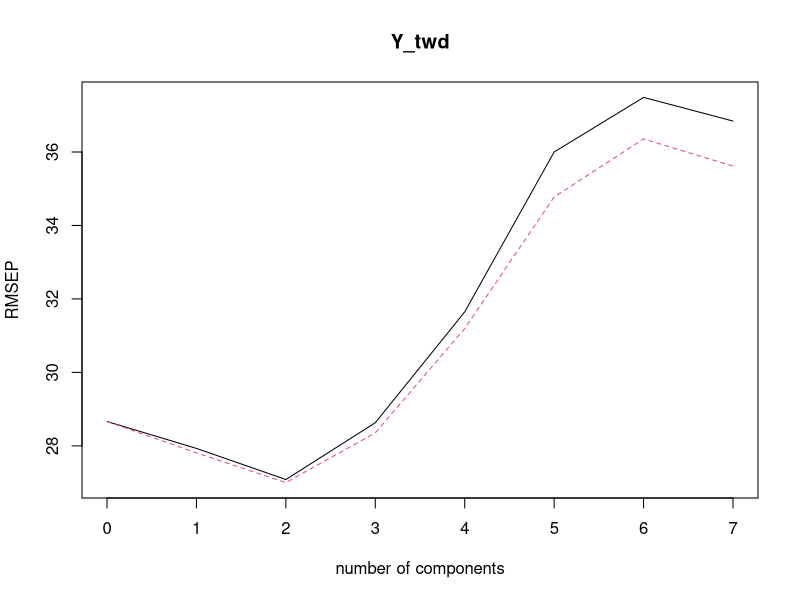
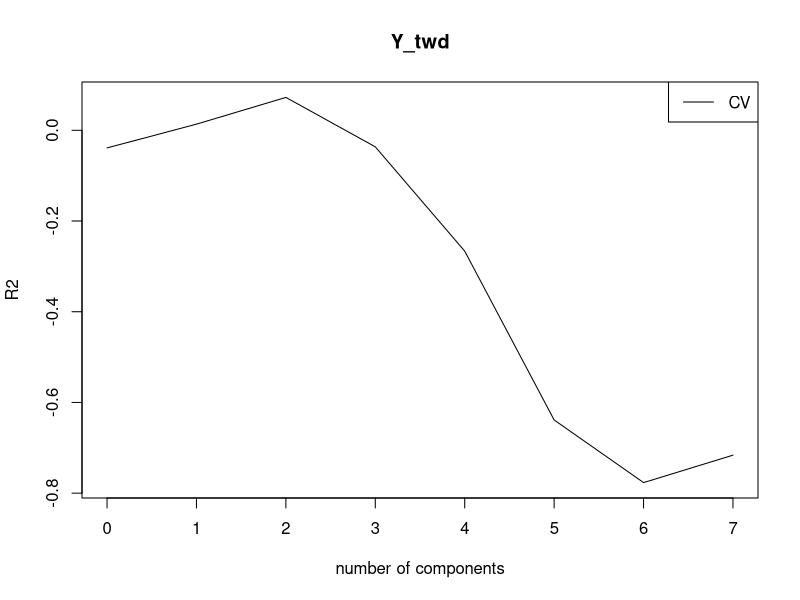
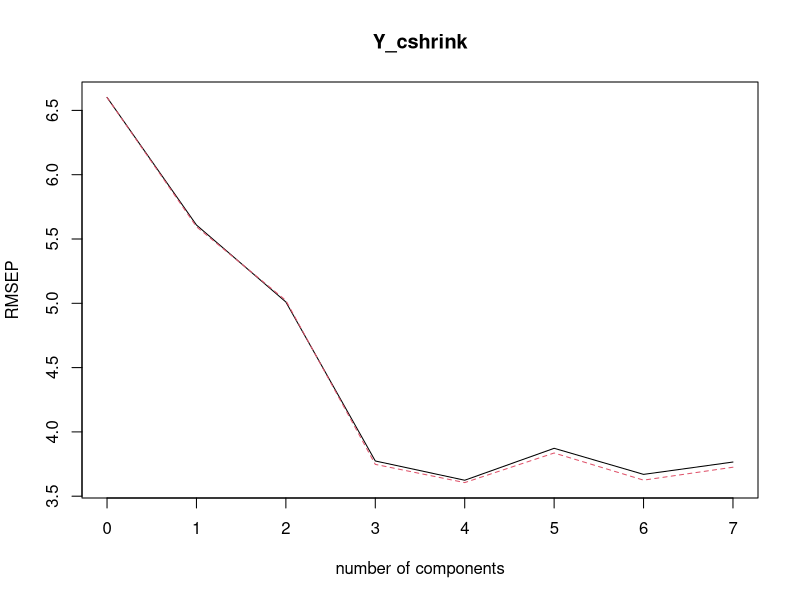
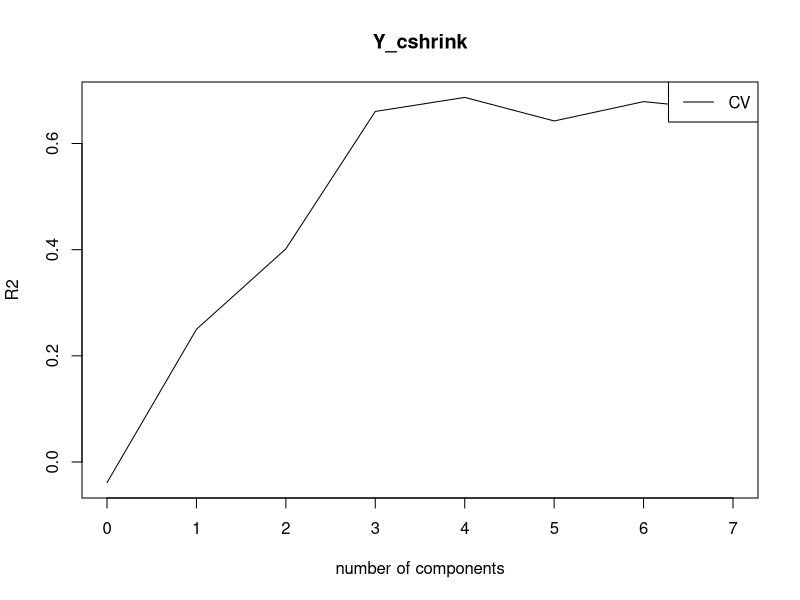

Reproduce these figures in R, in order. (Note: this script raises an error after producing the figures.)
# Set working directory to coastalspruce repo

## Read in spectra + dendro data
# These are the resampled spectral libraries, VIs, and dendro metrics for each spruce crown
dendro_spectra <- read.csv(
  file = "./data/dendro_spectra_joined.csv",
  check.names = FALSE,
  stringsAsFactors = FALSE
)

##############################################################################
################# PLSR MODELS TO PREDICT DENDRO ATTRIBUTES ####################
#install.packages("pls")
library(pls)

# Select spectral predictors - 1 nm spectral library
X <- dendro_spectra[, paste0("1nm_", 398:999)]

# remove rows with missing data (if any)
complete_idx <- complete.cases(X, dendro_spectra$TWD_drone, dendro_spectra$cshrink)

X <- X[complete_idx, ]

### 1) PLSR FOR TWD_DRONE - TWD ON DAY OF DRONE FLIGHT ###
Y_twd <- dendro_spectra$TWD_drone[complete_idx]

pls_twd <- plsr(
  Y_twd ~ as.matrix(X),
  ncomp = 7, # sq rt of n (53)
  scale = TRUE,
  validation = "CV"
)

# Choose optimal number of components
validationplot(pls_twd, val.type = "RMSEP")
# Summary
summary(pls_twd)
# R² vs components
plot(R2(pls_twd), legendpos = "topright")
# Predictions
twd_pred <- predict(pls_twd, ncomp = which.min(RMSEP(pls_twd)$val[1, , ]))

### 2) PLSR FOR CSHRINK - CONSECUTIVE DAYS PRE-FLIGHT OF NO NET GROWTH ###
Y_cshrink <- dendro_spectra$cshrink[complete_idx]

pls_cshrink <- plsr(
  Y_cshrink ~ as.matrix(X),
  ncomp = 7, # sq rt of n (53)
  scale = TRUE,
  validation = "CV"
)

# Choose optimal number of components
validationplot(pls_cshrink, val.type = "RMSEP")
# Summary
summary(pls_cshrink)
# R² vs components
plot(R2(pls_cshrink), legendpos = "topright")
# Predictions
cshrink_pred <- predict(pls_cshrink, ncomp = which.min(RMSEP(pls_cshrink)$val[1, , ]))

######## 3) LOOPING ACROSS 4 SPECTRAL RESAMPLES WITH PLS ##########
library(pls)

# Function to fit PLSR and extract performance metrics
fit_plsr_metrics <- function(X, Y, ncomp = 7, scale = TRUE) {
  
  # Fit PLSR model with cross-validation
  pls_model <- plsr(
    Y ~ as.matrix(X),
    ncomp = ncomp,
    scale = scale,
    validation = "CV"
  )
  
  # Find optimal number of components (minimum RMSEP)
  rmsep_vals <- RMSEP(pls_model)$val[1, , ]
  opt_ncomp_index <- which.min(rmsep_vals)
  opt_ncomp <- opt_ncomp_index - 1  # Convert index to actual component number
  
  # Extract metrics
  rmsep_cv <- min(rmsep_vals)  # CV RMSEP at optimal ncomp
  r2_cv <- R2(pls_model)$val[1, , opt_ncomp_index]  # CV R²
  
  # Return metrics as a list
  return(list(
    opt_ncomp = opt_ncomp,
    RMSEP_CV = rmsep_cv,
    R2_CV = r2_cv,
    model = pls_model
  ))
}

# Define spectral libraries (wavelength resolutions)
spectral_resolutions <- c("1nm", "5nm", "10nm", "15nm")

# Define response variables
response_vars <- list(
  TWD_drone = dendro_spectra$TWD_drone,
  cshrink = dendro_spectra$cshrink
)

# Initialize results storage
results <- data.frame(
  Library = character(),
  Predictor = character(),
  nComp_optimal = integer(),
  RMSEP_CV = numeric(),
  R2_CV = numeric(),
  stringsAsFactors = FALSE
)

# Loop over spectral libraries and response variables
for (resolution in spectral_resolutions) {
  
  # Automatically detect all columns for this resolution
  pattern <- paste0("^", resolution, "_")
  spec_cols <- grep(pattern, names(dendro_spectra), value = TRUE)
  
  if (length(spec_cols) == 0) {
    warning(paste("No columns found for resolution:", resolution))
    next
  }
  
  X <- dendro_spectra[, spec_cols]
  
  # Loop over response variables
  for (response_name in names(response_vars)) {
    
    Y <- response_vars[[response_name]]
    
    # Remove rows with missing data
    complete_idx <- complete.cases(X, Y)
    X_clean <- X[complete_idx, ]
    Y_clean <- Y[complete_idx]
    
    # Fit model and get metrics
    metrics <- fit_plsr_metrics(X_clean, Y_clean, ncomp = 7)
    
    # Store results
    results <- rbind(results, data.frame(
      Library = resolution,
      Predictor = response_name,
      nComp_optimal = metrics$opt_ncomp,
      RMSEP_CV = metrics$RMSEP_CV,
      R2_CV = metrics$R2_CV
    ))
    
    # Print progress
    cat(sprintf("Completed: %s | %s (n columns = %d)\n", 
                resolution, response_name, length(spec_cols)))
  }
}

# Display results table
print(results)
# Export
write.csv(results, file = "outputs/dendro_PLSR_CV_specres.csv", row.names = FALSE)

###### 4) PLSRs WITH BEST PERFORMING SPEC LIBS #######



### x) PLSR GRAPH FOR CSHRINK ###
# Optimal number of components
#n_opt <- which.min(RMSEP(pls_cshrink)$val[1, , ])
n_opt <- which.min(RMSEP(pls_cshrink)$val[1, , 1]) - 1

# Cross-validated predictions
cshrink_cv_pred <- pls_cshrink$validation$pred[, , n_opt]

# Observed values
cshrink_obs <- Y_cshrink

# CV R²
r2_cv <- cor(cshrink_obs, cshrink_cv_pred)^2

# RMSEP
rmsep_cv <- RMSEP(pls_cshrink)$val[1, n_opt + 1, 1]

# Plot
plot(
  cshrink_obs,
  cshrink_cv_pred,
  pch = 16,
  xlab = "Observed cshrink",
  ylab = "PLSR-predicted cshrink (CV)",
  main = paste0(
    "PLSR Prediction of cshrink (", n_opt, " components)\n",
    "CV R² = ", round(r2_cv, 2),
    ", RMSEP = ", round(rmsep_cv, 2),
    ", n = ", length(cshrink_obs)
  )
)
abline(0, 1, lwd = 2, lty = 2)
abline(lm(cshrink_cv_pred ~ cshrink_obs), col = "black")

#############################################################################
################ RF MODELS TO PREDICT DENDRO ATTRIBUTES ######################
# Filter out stats first before RF'ing
dendro_clean <- dendro_spectra[
  , !grepl("(Q75|Q25|Mean|SD)$", names(dendro_spectra))
]

library(randomForest)
library(caret)

######### 1) RF BOOSTRAP LOOP FOR TWD_DRONE #################
library(randomForest)
library(caret)  # for some helper functions if needed

### CUSTOMIZABLE PARAMETERS ###

# Response variable (cshrink or TWD_drone)
response_var <- "cshrink"

# Spectral library resolutions to test
resolutions <- c("1nm", "5nm", "10nm", "15nm")

# Random Forest parameters
ntree <- 500  # number of trees (same for all models)
# mtry will be auto-calculated as sqrt(p) for each resolution

# Bootstrap parameters
n_bootstrap <- 100  # number of bootstrap iterations
train_prop <- 0.8   # proportion for training (80/20 split)

# Data frame
data <- dendro_clean

# Set seed for reproducibility
set.seed(123)

#### COLUMN EXTRACTION SETUP ###

# Function to extract predictor columns for a given resolution
get_predictors <- function(resolution, data) {
  
  # Pattern for spectral wavelengths: "1nm_", "5nm_", etc.
  spec_pattern <- paste0("^", resolution, "_")
  spec_cols <- grep(spec_pattern, names(data), value = TRUE)
  
  # Pattern for vegetation indices: "index_1nm_Median", "index_5nm_Median", etc.
  index_pattern <- paste0("_", resolution, "_Median$")
  index_cols <- grep(index_pattern, names(data), value = TRUE)
  
  # Combine both
  predictor_cols <- c(spec_cols, index_cols)
  
  # Print summary
  cat(sprintf("%s: %d spectral + %d indices = %d total predictors\n", 
              resolution, length(spec_cols), length(index_cols), length(predictor_cols)))
  
  return(predictor_cols)
}

### BOOTSTRAP RANDOM FOREST FUNCTION ###

bootstrap_rf <- function(X, Y, n_bootstrap, train_prop, ntree) {
  
  n <- nrow(X)
  n_train <- floor(n * train_prop)
  
  # Storage for bootstrap results
  rmse_vec <- numeric(n_bootstrap)
  r2_vec <- numeric(n_bootstrap)
  
  # Run bootstrap iterations
  for (i in 1:n_bootstrap) {
    
    # Random 80/20 split
    train_idx <- sample(1:n, n_train, replace = FALSE)
    test_idx <- setdiff(1:n, train_idx)
    
    X_train <- X[train_idx, ]
    Y_train <- Y[train_idx]
    X_test <- X[test_idx, ]
    Y_test <- Y[test_idx]
    
    # Fit Random Forest
    rf_model <- randomForest(
      x = X_train,
      y = Y_train,
      ntree = ntree,
      mtry = floor(sqrt(ncol(X_train))),
      importance = FALSE  # Skip importance for bootstrap iterations (saves time)
    )
    
    # Predict on test set
    Y_pred <- predict(rf_model, X_test)
    
    # Calculate metrics
    rmse_vec[i] <- sqrt(mean((Y_test - Y_pred)^2))
    r2_vec[i] <- 1 - sum((Y_test - Y_pred)^2) / sum((Y_test - mean(Y_test))^2)
    
    # Progress indicator
    if (i %% 20 == 0) {
      cat(sprintf("  Bootstrap iteration %d/%d complete\n", i, n_bootstrap))
    }
  }
  
  # Return summary statistics
  return(list(
    rmse_mean = mean(rmse_vec),
    rmse_sd = sd(rmse_vec),
    r2_mean = mean(r2_vec),
    r2_sd = sd(r2_vec),
    rmse_all = rmse_vec,
    r2_all = r2_vec
  ))
}

#MAIN LOOP: FIT RF FOR EACH RESOLUTION

# Storage for results
results_summary <- data.frame(
  Resolution = character(),
  n_predictors = integer(),
  RMSE_mean = numeric(),
  RMSE_sd = numeric(),
  R2_mean = numeric(),
  R2_sd = numeric(),
  OOB_error = numeric(),
  stringsAsFactors = FALSE
)

# Storage for variable importance (top 20 for each model)
var_importance_list <- list()

# Storage for full models
models_list <- list()

# Loop over resolutions
for (res in resolutions) {
  
  cat(sprintf("\n========== Processing %s ==========\n", res))
  
  # Extract predictors
  predictor_cols <- get_predictors(res, data)
  cat(sprintf("Number of predictors: %d\n", length(predictor_cols)))
  
  # Prepare data
  X <- data[, predictor_cols]
  Y <- data[[response_var]]
  
  # Remove rows with missing data
  complete_idx <- complete.cases(X, Y)
  X_clean <- X[complete_idx, ]
  Y_clean <- Y[complete_idx]
  
  cat(sprintf("Sample size after removing NAs: %d\n", nrow(X_clean)))
  
  # Run bootstrap
  cat("Running bootstrap iterations...\n")
  bootstrap_results <- bootstrap_rf(X_clean, Y_clean, n_bootstrap, train_prop, ntree)
  
  # Fit final model on full data for OOB error and variable importance
  cat("Fitting final model on full data for OOB and variable importance...\n")
  final_model <- randomForest(
    x = X_clean,
    y = Y_clean,
    ntree = ntree,
    mtry = floor(sqrt(ncol(X_clean))),
    importance = TRUE
  )
  
  # Extract OOB error (MSE) and convert to RMSE
  oob_mse <- final_model$mse[ntree]
  oob_rmse <- sqrt(oob_mse)
  
  # Get variable importance (top 20)
  var_imp <- importance(final_model)
  var_imp_sorted <- var_imp[order(var_imp[, 1], decreasing = TRUE), , drop = FALSE]
  top20_imp <- head(var_imp_sorted, 20)
  var_importance_list[[res]] <- top20_imp
  
  # Store model
  models_list[[res]] <- final_model
  
  # Store results
  results_summary <- rbind(results_summary, data.frame(
    Resolution = res,
    n_predictors = length(predictor_cols),
    RMSE_mean = bootstrap_results$rmse_mean,
    RMSE_sd = bootstrap_results$rmse_sd,
    R2_mean = bootstrap_results$r2_mean,
    R2_sd = bootstrap_results$r2_sd,
    OOB_RMSE = oob_rmse
  ))
  
  cat(sprintf("✓ %s complete!\n", res))
}

# DISPLAY RESULTS

cat("\n========== RESULTS SUMMARY ==========\n")
print(results_summary)

# Display top 10 most important variables for each resolution
cat("\n========== TOP 10 VARIABLE IMPORTANCE ==========\n")
for (res in resolutions) {
  cat(sprintf("\n%s:\n", res))
  print(head(var_importance_list[[res]], 10))
}
# SAVE RESULTS WITH RESPONSE VARIABLE NAME

# Create dynamically named results dataframe
results_df_name <- paste0("results_", response_var)
assign(results_df_name, results_summary)

cat(sprintf("\n✓ Results saved as: %s\n", results_df_name))


#### 2) RF FOR TWD_DRONE ######
# Create predictor matrix
X <- dendro_clean[
                  which(names(dendro_clean) == "1nm_398"):
                    which(names(dendro_clean) == "Vogelmann4_15nm_Median")]

X <- as.data.frame(X)

# Response
Y_twd <- dendro_clean$TWD_drone

# TWD_DRONE RF MODEL
set.seed(123)

rf_twd <- randomForest(
  x = X_twd_sel,
  y = Y_twd,
  ntree = 1000,
  importance = TRUE
)

# Predictions
twd_pred <- predict(rf_twd, X_twd_sel)

# Performance metrics
twd_rmse <- RMSE(twd_pred, Y_twd)
twd_r2   <- R2(twd_pred, Y_twd)

twd_rmse
twd_r2

### 3) VSURF + RF FOR CSHRINK ###
# Response
Y_cshrink <- dendro_clean$cshrink

# VSURF variable selection
set.seed(123)

vsurf_cshrink <- VSURF(
  x = X,
  y = Y_cshrink,
  ntree = 1000,
  parallel = TRUE
)

# Use prediction step variables
vars_cshrink <- vsurf_cshrink$varselect.pred

# Reduced predictor set 
X_cshrink_sel <- X[, vars_cshrink, drop = FALSE]

# Random forest model
set.seed(123)

rf_cshrink <- randomForest(
  x = X_cshrink_sel,
  y = Y_cshrink,
  ntree = 1000,
  importance = TRUE
)

# Predictions
cshrink_pred <- predict(rf_cshrink, X_cshrink_sel)

# Performance metrics
cshrink_rmse <- RMSE(cshrink_pred, Y_cshrink)
cshrink_r2   <- R2(cshrink_pred, Y_cshrink)

cshrink_rmse
cshrink_r2
